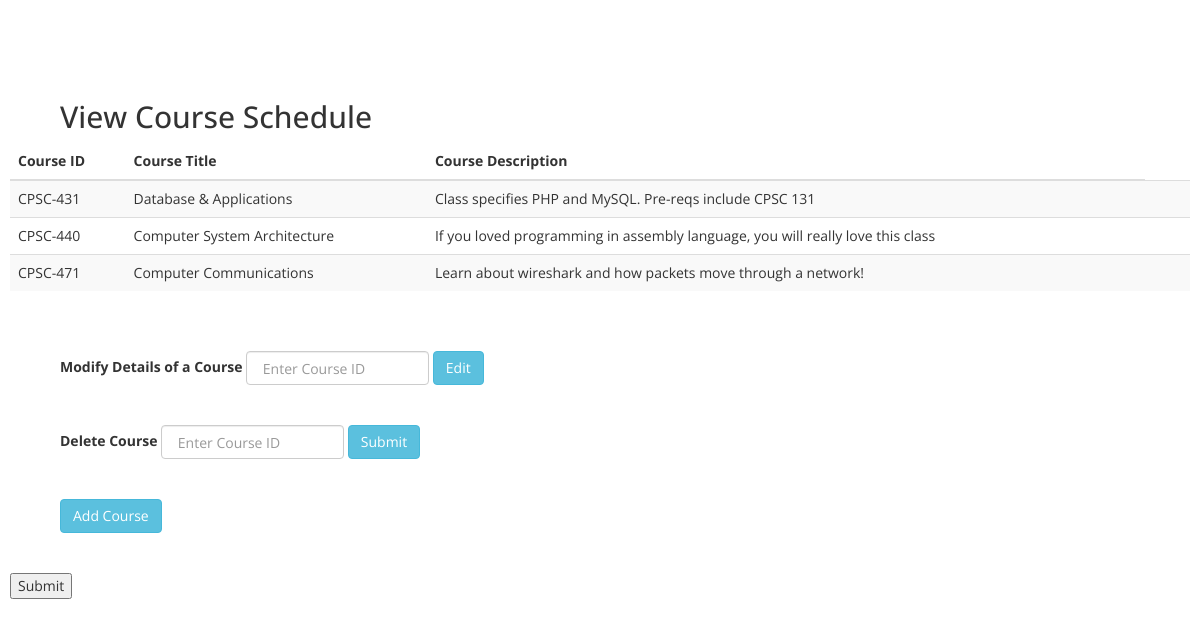
/view_course_schedule.php, run on an earlier commit of the app's database.
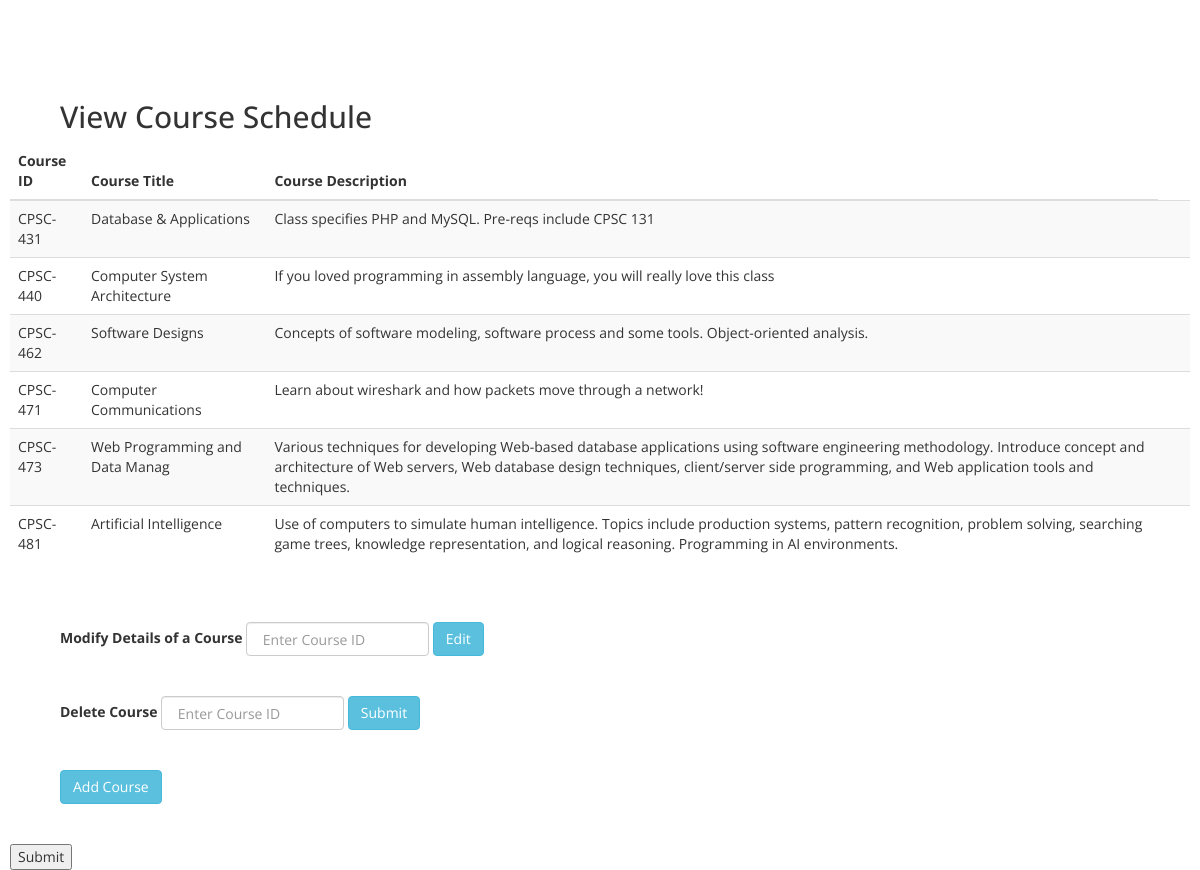
And on a later commit of the database.
### tables this page shows
create table COURSE
(	Course_ID char (10) not null primary key,
	Course_Title char (30),
        Course_Unit int unsigned not null,
	Description varchar (500)
);

### define_class.php (the view, shortened to what this page needs)
<?php
	function display_course_schedule($db)
	{
		$query = "SELECT * FROM COURSE ";
		$result = mysqli_query($db, $query);
		if (!$result) {
			echo "<p> No records found </p>";
		} else {
			while ($row = mysqli_fetch_assoc($result)) {
				echo "<tr>";
				echo "<td>" . $row['Course_ID'] . "</td>";
				echo "<td>" . $row['Course_Title'] . "</td>";
				echo "<td>" . $row['Description'] . "<td><td></td>";
				echo "</tr>";
			}
		}
	}
?>

What changed in the data, as far as the page shows it:
added course: Course_ID "CPSC-462", Course_Title "Software Designs", Description "Concepts of software modeling, software process and some tools. Object-oriented analysis."
added course: Course_ID "CPSC-473", Course_Title "Web Programming and Data Manag", Description "Various techniques for developing Web-based database applications using software engineering methodology. Introduce concept and architecture of Web servers, Web database design techniques, client/server side programming, and Web application tools and techniques."
added course: Course_ID "CPSC-481", Course_Title "Artificial Intelligence", Description "Use of computers to simulate human intelligence. Topics include production systems, pattern recognition, problem solving, searching game trees, knowledge representation, and logical reasoning. Programming in AI environments."
